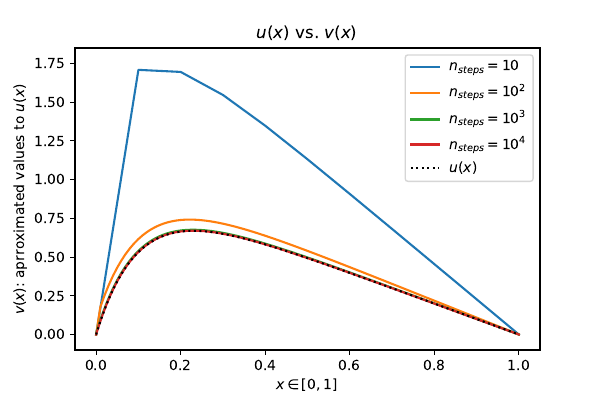

Reproduce this figure in Python.
import numpy as np
import matplotlib.pyplot as plt

txt_files = ("p7.txt", "p7100.txt", "p71000.txt", "p710000.txt")
n_steps = (r"$n_{steps} = 10$", r"$n_{steps} = 10^2$", r"$n_{steps} = 10^3$", r"$n_{steps} = 10^4$")

# Plotting v(x)
for i in range(len(txt_files)):
    data = np.loadtxt(txt_files[i])

    x = data[:, 1] # x - vector
    v_x = data[:, 0] # v(x) values
    plt.plot(x, v_x, label = n_steps[i])

# Plotting u(x)
data = np.loadtxt('p2.txt')
x = data[:, 0] # x - vector
u_x = data[:, 1] # u(x) values
plt.plot(x, u_x, color = "black", linestyle = "dotted", label = r"$u(x)$")

# for all the plotparts
plt.title(r"$u(x)$ vs. $v(x)$")
plt.xlabel(r"$x\in[0, 1]$")
plt.ylabel(r"$v(x)$: aprroximated values to $u(x)$")
plt.ylim(-0.1, 1.85)
plt.legend()
plt.savefig("p7.pdf")
